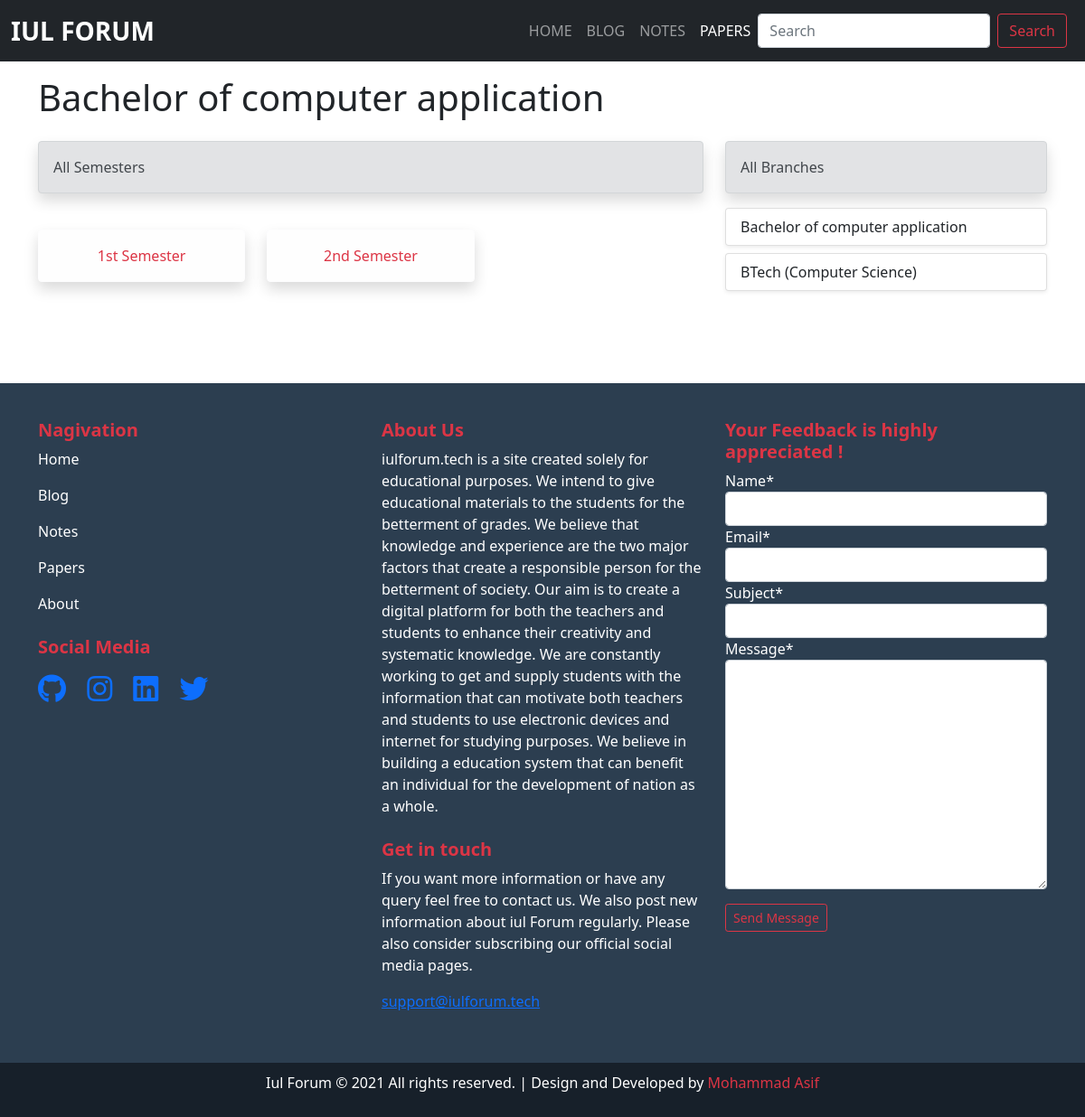
The page /papers/bachelor-of-computer-application on the database its author committed.
### papers/models.py (models this page shows, shortened)
class Branch(models.Model):
    name = models.CharField( max_length=50)
    slug = models.SlugField(max_length=50, unique=True)
    description = models.TextField(blank = True)
    image = models.ImageField(upload_to='images/')
    timestamp = models.DateTimeField(auto_now_add=True)
    def get_absolute_url(self):
        return reverse("branch_detail", kwargs={"slug": self.slug})

class Semester(models.Model):
    semester = models.CharField(max_length=50)
    slug = models.SlugField(unique=True, max_length=50)
    branch = models.ForeignKey(Branch, related_name="semester", default="" ,on_delete=models.CASCADE)
    timestamp = models.DateTimeField(auto_now_add=True)
    def get_absolute_url(self):
        return reverse("semester_details", kwargs={"branch": self.branch.slug, "slug": self.slug})

### papers/views.py (the view)
# urls.py: path('<slug:slug>', views.branch_detail, name="branch_detail"),
def branch_detail(request, slug):
    branch = get_object_or_404(Branch, slug=slug)
    semesters = Semester.objects.filter(branch= branch)
    branches = Branch.objects.all()
    new_feedback = None
    if request.method == "POST":
        feedback_form = FeedbackForm(request.POST)
        if feedback_form.is_valid():
            new_feedback = feedback_form.save(commit=False)
            new_feedback.save()
            feedback_form = FeedbackForm()
    else:
        feedback_form = FeedbackForm()
    context = {
        'branch': branch,
        'semesters' : semesters,
        "branches" : branches,
        "feedback_form" : feedback_form
    }
    return render(request, 'paper/branch_detail.html', context)

### home/forms.py
class FeedbackForm(forms.ModelForm):
    class Meta:
        model = Feedback
        fields = ('name', 'email', 'subject', 'message')

### templates/paper/branch_detail.html (shortened to what this page needs)
{% extends 'layout.html' %}
{% load static %}
{% load crispy_forms_tags %}
{% block papers_active %} active {% endblock papers_active %}
{% block content %}
<div class="blog-container my-3">
    <div class="container">
        <div class="blog-head col-sm-8">
            <div class="blog-head-title">
                <h1>{{branch.name}}</h1>
            </div>
        </div>
        <div class="blog-content my-4">
            <div class="row  blow-row">
                <div class="col-sm-8">
                    <div class="alert alert-secondary shadow" role="alert">
                        All Semesters
                    </div>
                    <div class="blog-latest-post">
                        <div class="row row-cols-1 row-cols-md-3 g-4 mt-2 mb-5">
                       {% for semester in semesters %}
                            <div class="col">
                              <div class="alert alert-light shadow  text-center" role="alert">
                                    <a class="text-danger text-decoration-none" href="{{semester.get_absolute_url}}">{{semester.semester}}</a>
                              </div>
                            </div>
                        {%empty%}
                        <h5 class="text-center">Not Found :(</h5>
                        {% endfor %}
                        </div>
                    </div>
                </div>
                <div class="col-sm-4">
                         <div class="blog-category-sidebar">
                                <div class="alert alert-secondary shadow" role="alert">
                                All Branches
                                </div>
                                    {% for branch in branches %}
                                    <div class="list-group my-2 shadow-sm">
                                        <a href="{{branch.get_absolute_url}}" class="list-group-item list-group-item-action "
                                            aria-current="true"> {{branch.name}}</a>
                                    </div>
                                    {% endfor %}
                            </div>
                </div>
            </div>
        </div>
    </div>
</div>
{% endblock content %}

### static/css/style.css (style rules this page uses)
body { margin: 0; padding: 0; box-sizing: border-box; background: #F7F9F9; }

### rows shown on the page
Branch: name "Bachelor of computer application"
Semester: semester "1st Semester"
Semester: semester "2nd Semester"
Branch: name "BTech (Computer Science)"
